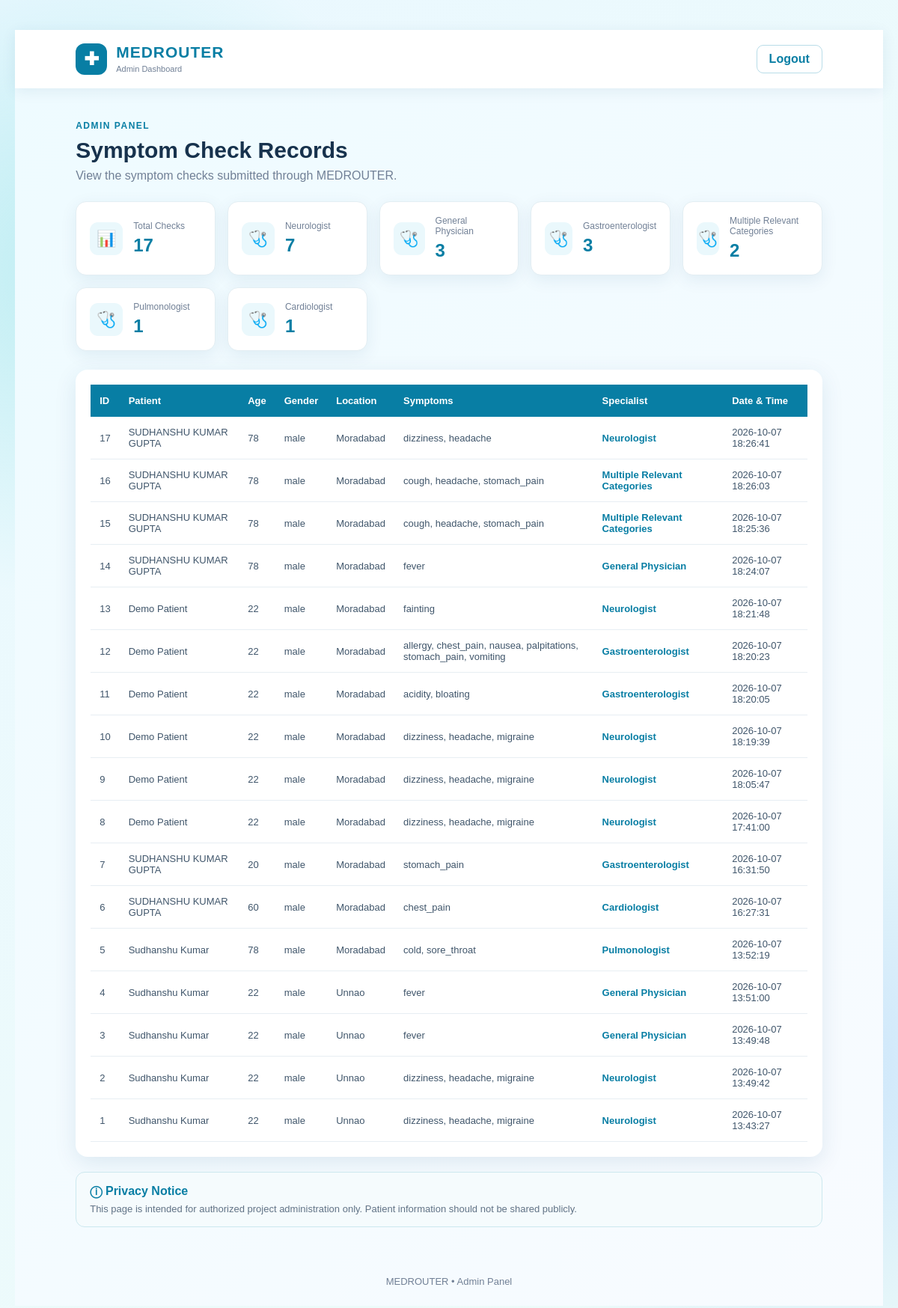
The page /admin (signed in) on the database its author committed.
### tables this page shows
CREATE TABLE check_history (
            id INTEGER PRIMARY KEY AUTOINCREMENT,
            user_id INTEGER NOT NULL,
            patient_name TEXT NOT NULL,
            age INTEGER NOT NULL,
            gender TEXT NOT NULL,
            location TEXT NOT NULL,
            symptoms TEXT NOT NULL,
            specialist TEXT NOT NULL,
            created_at TIMESTAMP DEFAULT CURRENT_TIMESTAMP,
            FOREIGN KEY (user_id) REFERENCES users(id)
        );

### app.py (the view)
@app.route("/admin")
def admin():
    if "user_id" not in session:
        return redirect("/")
    if session.get("user_id") != 1:
        return redirect("/dashboard")
    conn = get_db()
    records = conn.execute(
        """
        SELECT *
        FROM check_history
        ORDER BY id DESC
        """
    ).fetchall()
    total_checks = conn.execute(
        """
        SELECT COUNT(*)
        FROM check_history
        """
    ).fetchone()[0]
    specialist_counts = conn.execute(
        """
        SELECT specialist, COUNT(*) AS count
        FROM check_history
        GROUP BY specialist
        ORDER BY count DESC
        """
    ).fetchall()
    conn.close()
    return render_template(
        "admin.html",
        records=records,
        total_checks=total_checks,
        specialist_counts=specialist_counts
    )

### app.py (called while the page is built)
def get_db():
    conn = sqlite3.connect(DATABASE)
    conn.row_factory = sqlite3.Row
    return conn

### templates/admin.html (shortened to what this page needs)
<!DOCTYPE html>
<html lang="en">
<head>
    <link rel="stylesheet"
          href="{{ url_for('static', filename='style.css') }}">
</head>
<body>
<div class="admin-page">
    <header class="admin-header">
        <div class="admin-brand">
            <div class="admin-logo">
                ✚
            </div>
            <div>
                <h1>MEDROUTER</h1>
                <span>Admin Dashboard</span>
            </div>
        </div>
        <a href="/logout" class="admin-logout">
            Logout
        </a>
    </header>
    <main class="admin-main">
        <div class="admin-title">
            <span>ADMIN PANEL</span>
            <h2>Symptom Check Records</h2>
            <p>
                View the symptom checks submitted through MEDROUTER.
            </p>
        </div>
<div class="admin-stats">
    <div class="admin-stat-card">
        <div class="admin-stat-icon">
            📊
        </div>
        <div>
            <span>Total Checks</span>
            <strong>
                {{ total_checks }}
            </strong>
        </div>
    </div>
    {% for item in specialist_counts %}
    <div class="admin-stat-card">
        <div class="admin-stat-icon">
            🩺
        </div>
        <div>
            <span>{{ item["specialist"] }}</span>
            <strong>
                {{ item["count"] }}
            </strong>
        </div>
    </div>
    {% endfor %}
</div>
        <div class="admin-table-card">
            <div class="admin-table-wrapper">
                <table>
                    <thead>
                        <tr>
                            <th>ID</th>
                            <th>Patient</th>
                            <th>Age</th>
                            <th>Gender</th>
                            <th>Location</th>
                            <th>Symptoms</th>
                            <th>Specialist</th>
                            <th>Date & Time</th>
                        </tr>
                    </thead>
                    <tbody>
                        {% for record in records %}
                        <tr>
                            <td>{{ record["id"] }}</td>
                            <td>
                                {{ record["patient_name"] }}
                            </td>
                            <td>
                                {{ record["age"] }}
                            </td>
                            <td>
                                {{ record["gender"] }}
                            </td>
                            <td>
                                {{ record["location"] }}
                            </td>
                            <td>
                                {{ record["symptoms"] }}
                            </td>
                            <td>
                                <strong>
                                    {{ record["specialist"] }}
                                </strong>
                            </td>
                            <td>
                                {{ record["created_at"] }}
                            </td>
                        </tr>
                        {% else %}
                        <tr>
                            <td colspan="8">
                                No symptom check records found.
                            </td>
                        </tr>
                        {% endfor %}
                    </tbody>
                </table>
            </div>
        </div>
        <div class="admin-note">
            <strong>ⓘ Privacy Notice</strong>
            <p>
                This page is intended for authorized project administration only.
                Patient information should not be shared publicly.
            </p>
        </div>
    </main>
    <footer class="admin-footer">
        MEDROUTER • Admin Panel
    </footer>
</div>
</body>
</html>

### static/style.css (style rules this page uses)
* { box-sizing: border-box; }
:root { --p: #087ea4; --a: #08a99c; --text: #173f4d; --muted: #6d858d; --bg: #f3fafb; --border: #dcecef; --soft: #f6fafb; }
body { font-family: Arial, sans-serif; margin: 0; min-height: 100vh; padding: 40px 20px; background: radial-gradient(circle at 10% 20%, #00bec033, transparent 25%), radial-gradient(circle at 90% 80%, #2878ff2e, transparent 25%), linear-gradient(135deg, #eaf8ff, #eefcf9); display: flex; justify-content: center; align-items: flex-start; color: #315866; }
h1 { margin: 0; color: var(--p); font-size: 32px; letter-spacing: 2px; font-weight: 800; }
.admin-page { min-height: 100vh; background: linear-gradient(135deg, #eefbff, #f8fbff); color: #17324d; }
.admin-header { width: 100%; padding: 18px 7%; background: white; display: flex; align-items: center; justify-content: space-between; box-shadow: 0 4px 18px rgba(0, 70, 120, 0.08); }
.admin-brand { display: flex; align-items: center; gap: 12px; }
.admin-logo { width: 42px; height: 42px; border-radius: 12px; background: #087ea4; color: white; display: flex; align-items: center; justify-content: center; font-size: 24px; font-weight: bold; }
.admin-brand h1 { margin: 0; color: #087ea4; font-size: 21px; letter-spacing: 1px; }
.admin-brand span { font-size: 11px; color: #718096; }
.admin-logout { text-decoration: none; color: #087ea4; font-weight: 600; padding: 9px 16px; border: 1px solid #b8dce8; border-radius: 9px; }
.admin-main { width: 86%; max-width: 1400px; margin: 40px auto; }
.admin-title { margin-bottom: 25px; }
.admin-title > span { font-size: 12px; font-weight: 700; color: #087ea4; letter-spacing: 1.5px; }
.admin-title h2 { margin: 8px 0; font-size: 30px; color: #17324d; }
.admin-title p { margin: 0; color: #718096; }
.admin-table-card { background: white; border-radius: 16px; padding: 20px; box-shadow: 0 8px 30px rgba(0, 70, 120, 0.10); overflow: hidden; }
.admin-table-wrapper { width: 100%; overflow-x: auto; }
.admin-table-wrapper table { width: 100%; border-collapse: collapse; min-width: 950px; }
.admin-table-wrapper th { background: #087ea4; color: white; padding: 14px 12px; text-align: left; font-size: 13px; }
.admin-table-wrapper td { padding: 13px 12px; border-bottom: 1px solid #e7eef3; font-size: 13px; color: #40566b; }
.admin-table-wrapper td strong { color: #087ea4; }
.admin-note { margin-top: 20px; padding: 16px 18px; background: #f5fbfd; border: 1px solid #cce8ef; border-radius: 12px; }
.admin-note strong { color: #087ea4; }
.admin-note p { margin: 7px 0 0; font-size: 13px; color: #617386; }
.admin-footer { text-align: center; padding: 25px; color: #718096; font-size: 13px; }
.admin-stats { display: grid; grid-template-columns: repeat(auto-fit, minmax(180px, 1fr)); gap: 16px; margin-bottom: 25px; }
.admin-stat-card { background: white; border-radius: 14px; padding: 18px; display: flex; align-items: center; gap: 14px; box-shadow: 0 6px 22px rgba(0, 70, 120, 0.08); border: 1px solid #e3eef3; }
.admin-stat-icon { width: 44px; height: 44px; border-radius: 11px; background: #eaf8fc; display: flex; align-items: center; justify-content: center; font-size: 21px; }
.admin-stat-card span { display: block; color: #718096; font-size: 12px; margin-bottom: 5px; }
.admin-stat-card strong { display: block; color: #087ea4; font-size: 24px; }

### rows shown on the page
check_history: specialist "General Physician", count "3", id "3", patient_name "Sudhanshu Kumar", age "22", gender "male", location "Unnao", symptoms "fever", created_at "2026-10-07 13:49:48"
check_history: specialist "Pulmonologist", count "1", id "5", patient_name "Sudhanshu Kumar", age "78", gender "male", location "Moradabad", symptoms "cold, sore_throat", created_at "2026-10-07 13:52:19"
check_history: id "17", patient_name "SUDHANSHU KUMAR GUPTA", age "78", gender "male", location "Moradabad", symptoms "dizziness, headache", specialist "Neurologist", created_at "2026-10-07 18:26:41"
check_history: id "16", patient_name "SUDHANSHU KUMAR GUPTA", age "78", gender "male", location "Moradabad", symptoms "cough, headache, stomach_pain", specialist "Multiple Relevant Categories", created_at "2026-10-07 18:26:03"
check_history: id "15", patient_name "SUDHANSHU KUMAR GUPTA", age "78", gender "male", location "Moradabad", symptoms "cough, headache, stomach_pain", specialist "Multiple Relevant Categories", created_at "2026-10-07 18:25:36"
check_history: id "14", patient_name "SUDHANSHU KUMAR GUPTA", age "78", gender "male", location "Moradabad", symptoms "fever", specialist "General Physician", created_at "2026-10-07 18:24:07"
check_history: id "13", patient_name "Demo Patient", age "22", gender "male", location "Moradabad", symptoms "fainting", specialist "Neurologist", created_at "2026-10-07 18:21:48"
check_history: id "12", patient_name "Demo Patient", age "22", gender "male", location "Moradabad", symptoms "allergy, chest_pain, nausea, palpitations, stomach_pain, vomiting", specialist "Gastroenterologist", created_at "2026-10-07 18:20:23"
check_history: id "11", patient_name "Demo Patient", age "22", gender "male", location "Moradabad", symptoms "acidity, bloating", specialist "Gastroenterologist", created_at "2026-10-07 18:20:05"
check_history: id "10", patient_name "Demo Patient", age "22", gender "male", location "Moradabad", symptoms "dizziness, headache, migraine", specialist "Neurologist", created_at "2026-10-07 18:19:39"
check_history: id "9", patient_name "Demo Patient", age "22", gender "male", location "Moradabad", symptoms "dizziness, headache, migraine", specialist "Neurologist", created_at "2026-10-07 18:05:47"
check_history: id "8", patient_name "Demo Patient", age "22", gender "male", location "Moradabad", symptoms "dizziness, headache, migraine", specialist "Neurologist", created_at "2026-10-07 17:41:00"
check_history: id "7", patient_name "SUDHANSHU KUMAR GUPTA", age "20", gender "male", location "Moradabad", symptoms "stomach_pain", specialist "Gastroenterologist", created_at "2026-10-07 16:31:50"
check_history: id "6", patient_name "SUDHANSHU KUMAR GUPTA", age "60", gender "male", location "Moradabad", symptoms "chest_pain", specialist "Cardiologist", created_at "2026-10-07 16:27:31"
check_history: id "4", patient_name "Sudhanshu Kumar", age "22", gender "male", location "Unnao", symptoms "fever", specialist "General Physician", created_at "2026-10-07 13:51:00"
check_history: id "2", patient_name "Sudhanshu Kumar", age "22", gender "male", location "Unnao", symptoms "dizziness, headache, migraine", specialist "Neurologist", created_at "2026-10-07 13:49:42"
check_history: id "1", patient_name "Sudhanshu Kumar", age "22", gender "male", location "Unnao", symptoms "dizziness, headache, migraine", specialist "Neurologist", created_at "2026-10-07 13:43:27"

### other values the page prints
{{ total_checks }} "17"
{{ item["specialist"] }} "Neurologist" "Gastroenterologist" "Multiple Relevant Categories" "Cardiologist"
{{ item["count"] }} "7" "3" "2" "1"
